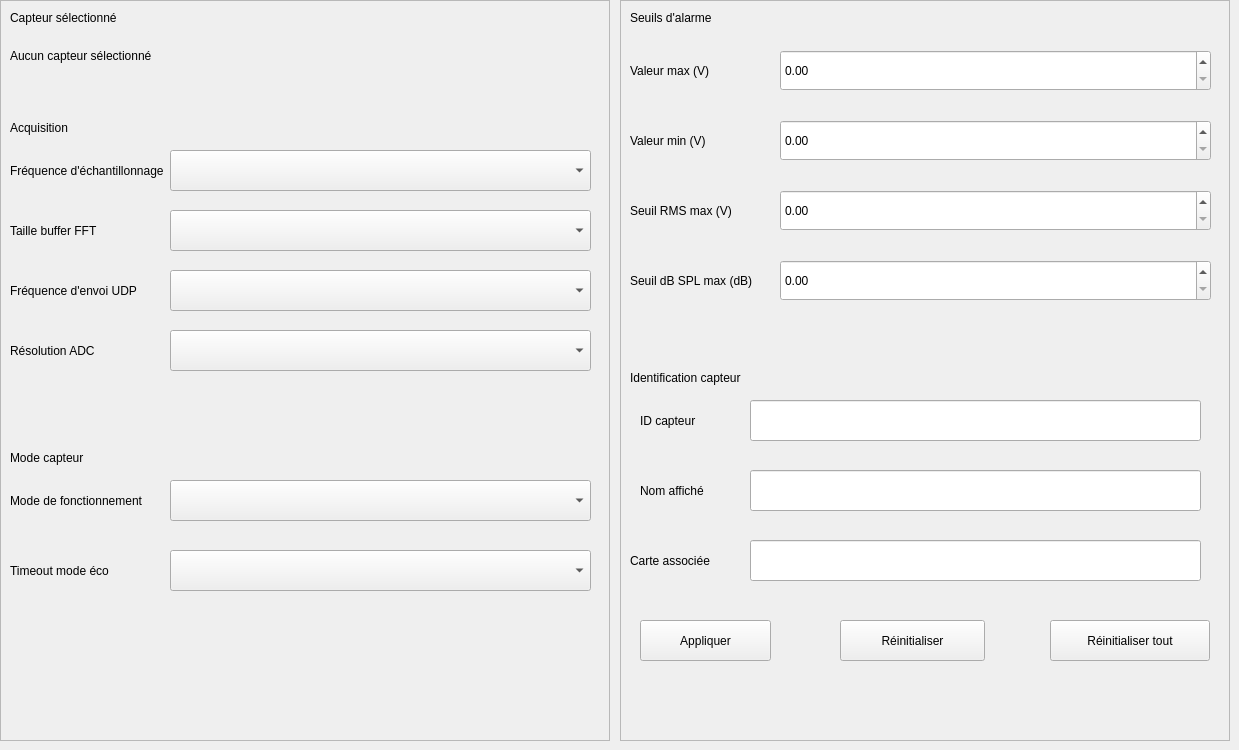
                        <widget class="QWidget" name="tab_8">
                            <attribute name="title">
                                <string>Paramètres</string>
                            </attribute>
                            <widget class="QFrame" name="frame_params_gauche">
                                <property name="geometry">
                                    <rect>
                                        <x>0</x>
                                        <y>0</y>
                                        <width>610</width>
                                        <height>741</height>
                                    </rect>
                                </property>
                                <property name="frameShape">
                                    <enum>QFrame::StyledPanel</enum>
                                </property>
                                <property name="frameShadow">
                                    <enum>QFrame::Raised</enum>
                                </property>
                                <widget class="QLabel" name="label_params_capteur_title">
                                    <property name="geometry">
                                        <rect>
                                            <x>10</x>
                                            <y>10</y>
                                            <width>150</width>
                                            <height>16</height>
                                        </rect>
                                    </property>
                                    <property name="text">
                                        <string>Capteur sélectionné</string>
                                    </property>
                                </widget>
                                <widget class="QLabel" name="label_params_capteur_val">
                                    <property name="geometry">
                                        <rect>
                                            <x>10</x>
                                            <y>30</y>
                                            <width>591</width>
                                            <height>51</height>
                                        </rect>
                                    </property>
                                    <property name="text">
                                        <string>Aucun capteur sélectionné</string>
                                    </property>
                                </widget>
                                <widget class="QLabel" name="label_params_acq_title">
                                    <property name="geometry">
                                        <rect>
                                            <x>10</x>
                                            <y>120</y>
                                            <width>71</width>
                                            <height>16</height>
                                        </rect>
                                    </property>
                                    <property name="text">
                                        <string>Acquisition</string>
                                    </property>
                                </widget>
                                <!-- Fréquence échantillonnage -->
                                <widget class="QLabel" name="label_frequence_echantillonage">
                                    <property name="geometry">
                                        <rect>
                                            <x>10</x>
                                            <y>163</y>
                                            <width>155</width>
                                            <height>16</height>
                                        </rect>
                                    </property>
                                    <property name="text">
                                        <string>Fréquence d'échantillonnage</string>
                                    </property>
                                </widget>
                                <widget class="QComboBox" name="combo_params_sps">
                                    <property name="geometry">
                                        <rect>
                                            <x>170</x>
                                            <y>150</y>
                                            <width>421</width>
                                            <height>41</height>
                                        </rect>
                                    </property>
                                </widget>
                                <!-- Taille buffer FFT -->
                                <widget class="QLabel" name="label_taille_buffer_fft">
                                    <property name="geometry">
                                        <rect>
                                            <x>10</x>
                                            <y>223</y>
                                            <width>131</width>
                                            <height>16</height>
                                        </rect>
                                    </property>
                                    <property name="text">
                                        <string>Taille buffer FFT</string>
                                    </property>
                                </widget>
                                <widget class="QComboBox" name="combo_params_fft">
                                    <property name="geometry">
                                        <rect>
                                            <x>170</x>
                                            <y>210</y>
                                            <width>421</width>
                                            <height>41</height>
                                        </rect>
                                    </property>
                                </widget>
                                <!-- Fréquence UDP -->
                                <widget class="QLabel" name="label_frequence_envoie_udp">
                                    <property name="geometry">
                                        <rect>
                                            <x>10</x>
                                            <y>283</y>
                                            <width>155</width>
                                            <height>16</height>
                                        </rect>
                                    </property>
                                    <property name="text">
                                        <string>Fréquence d'envoi UDP</string>
                                    </property>
                                </widget>
                                <widget class="QComboBox" name="combo_params_udp">
                                    <property name="geometry">
                                        <rect>
                                            <x>170</x>
                                            <y>270</y>
                                            <width>421</width>
                                            <height>41</height>
                                        </rect>
                                    </property>
                                </widget>
                                <!-- Résolution ADC -->
                                <widget class="QLabel" name="label_resolution_adc">
                                    <property name="geometry">
                                        <rect>
                                            <x>10</x>
                                            <y>343</y>
                                            <width>121</width>
                                            <height>16</height>
                                        </rect>
                                    </property>
                                    <property name="text">
                                        <string>Résolution ADC</string>
                                    </property>
                                </widget>
                                <widget class="QComboBox" name="combo_params_resolution">
                                    <property name="geometry">
                                        <rect>
                                            <x>170</x>
                                            <y>330</y>
                                            <width>421</width>
                                            <height>41</height>
                                        </rect>
                                    </property>
                                </widget>
                                <!-- Mode capteur -->
                                <widget class="QLabel" name="label_params_mode_title">
                                    <property name="geometry">
                                        <rect>
                                            <x>10</x>
                                            <y>450</y>
                                            <width>81</width>
                                            <height>16</height>
                                        </rect>
                                    </property>
                                    <property name="text">
                                        <string>Mode capteur</string>
                                    </property>
                                </widget>
                                <widget class="QLabel" name="label_mode_fonctionnement">
                                    <property name="geometry">
                                        <rect>
                                            <x>10</x>
                                            <y>493</y>
                                            <width>155</width>
                                            <height>16</height>
                                        </rect>
                                    </property>
                                    <property name="text">
                                        <string>Mode de fonctionnement</string>
                                    </property>
                                </widget>
                                <widget class="QComboBox" name="combo_params_mode">
                                    <property name="geometry">
                                        <rect>
                                            <x>170</x>
                                            <y>480</y>
                                            <width>421</width>
                                            <height>41</height>
                                        </rect>
                                    </property>
                                </widget>
                                <!-- Timeout mode éco — aligné avec le combo -->
                                <widget class="QLabel" name="label_mode_fonctionnement_2">
                                    <property name="geometry">
                                        <rect>
                                            <x>10</x>
                                            <y>563</y>
                                            <width>155</width>
                                            <height>16</height>
                                        </rect>
                                    </property>
                                    <property name="text">
                                        <string>Timeout mode éco</string>
                                    </property>
                                </widget>
                                <widget class="QComboBox" name="combo_params_timeout">
                                    <property name="geometry">
                                        <rect>
                                            <x>170</x>
                                            <y>550</y>
                                            <width>421</width>
                                            <height>41</height>
                                        </rect>
                                    </property>
                                </widget>
                            </widget>
                            <widget class="QFrame" name="frame_params_droite">
                                <property name="geometry">
                                    <rect>
                                        <x>620</x>
                                        <y>0</y>
                                        <width>610</width>
                                        <height>741</height>
                                    </rect>
                                </property>
                                <property name="frameShape">
                                    <enum>QFrame::StyledPanel</enum>
                                </property>
                                <property name="frameShadow">
                                    <enum>QFrame::Raised</enum>
                                </property>
                                <widget class="QLabel" name="label_params_seuils_title">
                                    <property name="geometry">
                                        <rect>
                                            <x>10</x>
                                            <y>10</y>
                                            <width>81</width>
                                            <height>16</height>
                                        </rect>
                                    </property>
                                    <property name="text">
                                        <string>Seuils d'alarme</string>
                                    </property>
                                </widget>
                                <widget class="QLabel" name="label_valeur_max">
                                    <property name="geometry">
                                        <rect>
                                            <x>10</x>
                                            <y>63</y>
                                            <width>91</width>
                                            <height>16</height>
                                        </rect>
                                    </property>
                                    <property name="text">
                                        <string>Valeur max (V)</string>
                                    </property>
                                </widget>
                                <widget class="QDoubleSpinBox" name="spinbox_val_max">
                                    <property name="geometry">
                                        <rect>
                                            <x>160</x>
                                            <y>50</y>
                                            <width>431</width>
                                            <height>41</height>
                                        </rect>
                                    </property>
                                </widget>
                                <widget class="QLabel" name="label_valeur_min">
                                    <property name="geometry">
                                        <rect>
                                            <x>10</x>
                                            <y>133</y>
                                            <width>91</width>
                                            <height>16</height>
                                        </rect>
                                    </property>
                                    <property name="text">
                                        <string>Valeur min (V)</string>
                                    </property>
                                </widget>
                                <widget class="QDoubleSpinBox" name="spinbox_val_min">
                                    <property name="geometry">
                                        <rect>
                                            <x>160</x>
                                            <y>120</y>
                                            <width>431</width>
                                            <height>41</height>
                                        </rect>
                                    </property>
                                </widget>
                                <widget class="QLabel" name="label_seuil_rms_max">
                                    <property name="geometry">
                                        <rect>
                                            <x>10</x>
                                            <y>203</y>
                                            <width>130</width>
                                            <height>16</height>
                                        </rect>
                                    </property>
                                    <property name="text">
                                        <string>Seuil RMS max (V)</string>
                                    </property>
                                </widget>
                                <widget class="QDoubleSpinBox" name="spinbox_rms_max">
                                    <property name="geometry">
                                        <rect>
                                            <x>160</x>
                                            <y>190</y>
                                            <width>431</width>
                                            <height>41</height>
                                        </rect>
                                    </property>
                                </widget>
                                <widget class="QLabel" name="label_seuil_db_si_max">
                                    <property name="geometry">
                                        <rect>
                                            <x>10</x>
                                            <y>273</y>
                                            <width>140</width>
                                            <height>16</height>
                                        </rect>
                                    </property>
                                    <property name="text">
                                        <string>Seuil dB SPL max (dB)</string>
                                    </property>
                                </widget>
                                <widget class="QDoubleSpinBox" name="spinbox_db_max">
                                    <property name="geometry">
                                        <rect>
                                            <x>160</x>
                                            <y>260</y>
                                            <width>431</width>
                                            <height>41</height>
                                        </rect>
                                    </property>
                                </widget>
                                <widget class="QLabel" name="label_params_id_title">
                                    <property name="geometry">
                                        <rect>
                                            <x>10</x>
                                            <y>370</y>
                                            <width>155</width>
                                            <height>16</height>
                                        </rect>
                                    </property>
                                    <property name="text">
                                        <string>Identification capteur</string>
                                    </property>
                                </widget>
                                <widget class="QLabel" name="label_id_capteur">
                                    <property name="geometry">
                                        <rect>
                                            <x>20</x>
                                            <y>413</y>
                                            <width>81</width>
                                            <height>16</height>
                                        </rect>
                                    </property>
                                    <property name="text">
                                        <string>ID capteur</string>
                                    </property>
                                </widget>
                                <widget class="QLineEdit" name="input_capteur_id">
                                    <property name="geometry">
                                        <rect>
                                            <x>130</x>
                                            <y>400</y>
                                            <width>451</width>
                                            <height>41</height>
                                        </rect>
                                    </property>
                                </widget>
                                <widget class="QLabel" name="label_nom_affiche">
                                    <property name="geometry">
                                        <rect>
                                            <x>20</x>
                                            <y>483</y>
                                            <width>81</width>
                                            <height>16</height>
                                        </rect>
                                    </property>
                                    <property name="text">
                                        <string>Nom affiché</string>
                                    </property>
                                </widget>
                                <widget class="QLineEdit" name="input_capteur_nom">
                                    <property name="geometry">
                                        <rect>
                                            <x>130</x>
                                            <y>470</y>
                                            <width>451</width>
                                            <height>41</height>
                                        </rect>
                                    </property>
                                </widget>
                                <widget class="QLabel" name="label_carte_associe">
                                    <property name="geometry">
                                        <rect>
                                            <x>10</x>
                                            <y>553</y>
                                            <width>81</width>
                                            <height>16</height>
                                        </rect>
                                    </property>
                                    <property name="text">
                                        <string>Carte associée</string>
                                    </property>
                                </widget>
                                <widget class="QLineEdit" name="combo_capteur_carte">
                                    <property name="geometry">
                                        <rect>
                                            <x>130</x>
                                            <y>540</y>
                                            <width>451</width>
                                            <height>41</height>
                                        </rect>
                                    </property>
                                </widget>
                                <widget class="QPushButton" name="btn_params_appliquer">
                                    <property name="geometry">
                                        <rect>
                                            <x>20</x>
                                            <y>620</y>
                                            <width>131</width>
                                            <height>41</height>
                                        </rect>
                                    </property>
                                    <property name="text">
                                        <string>Appliquer</string>
                                    </property>
                                </widget>
                                <widget class="QPushButton" name="btn_params_reset">
                                    <property name="geometry">
                                        <rect>
                                            <x>220</x>
                                            <y>620</y>
                                            <width>145</width>
                                            <height>41</height>
                                        </rect>
                                    </property>
                                    <property name="text">
                                        <string>Réinitialiser</string>
                                    </property>
                                </widget>
                                <widget class="QPushButton" name="btn_params_reset_all">
                                    <property name="geometry">
                                        <rect>
                                            <x>430</x>
                                            <y>620</y>
                                            <width>160</width>
                                            <height>41</height>
                                        </rect>
                                    </property>
                                    <property name="text">
                                        <string>Réinitialiser tout</string>
                                    </property>
                                </widget>
                            </widget>
                        </widget>
